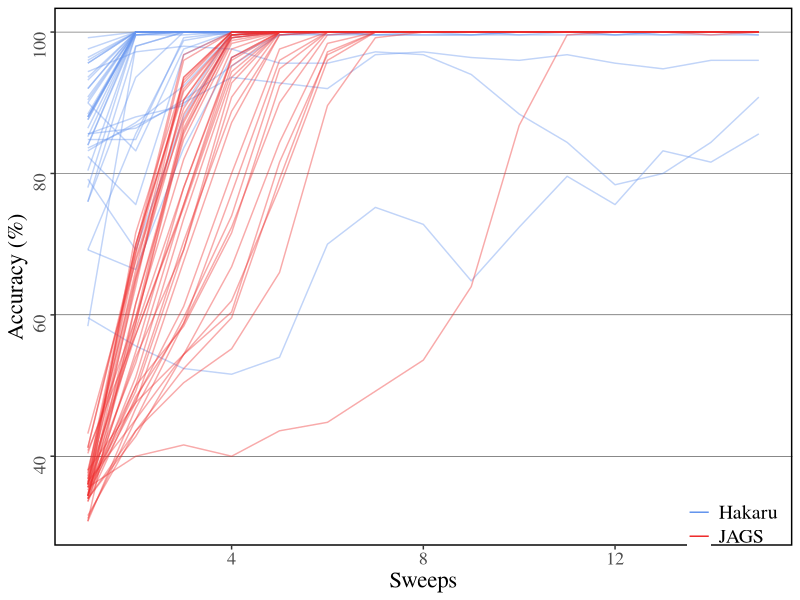

Source code (R):
library('ggplot2')

data <- read.csv("gmm_sweeps2.csv", header=T)
data$Accuracy <- data$Accuracy * 100

p <- ggplot(data,
            aes(x=Sweeps, y=Accuracy, group=interaction(Chains, System), colour=System)) +
     geom_line(alpha=0.4) +
     ylab("Accuracy (%)") +
     guides(colour = guide_legend(override.aes = list(alpha = 1))) +
     scale_color_manual(name="",
                        values=c("cornflowerblue", "firebrick2")) +
     theme_bw() + 
     theme(panel.grid.major = element_line(colour = "black", size=0.15)) +
     theme(panel.grid.minor = element_blank()) +
     theme(panel.grid.major.x = element_blank()) +
     theme(panel.border = element_rect(colour = "black", fill=NA, size=1)) +
     theme(text = element_text(family="Times")) +
     theme(plot.title = element_text(size = rel(2))) +
     theme(axis.title.y = element_text(size = rel(1.5), angle = 90)) +
     theme(axis.title.x = element_text(size = rel(1.5))) +
     theme(axis.text.y = element_text(size = rel(1.5), angle = 90)) +
     theme(axis.text.x = element_text(size = rel(1.5))) +
     theme(legend.title = element_text(size = rel(1.5))) +
     theme(legend.text = element_text(size = rel(1.3))) +
     theme(legend.background = element_rect(fill = "transparent")) +
     theme(legend.justification=c(0.02,1.0),
           legend.position=c(0.85,0.15))               # Position legend in bottom right


ggsave("plots/gmmsweeps2.pdf", p)
